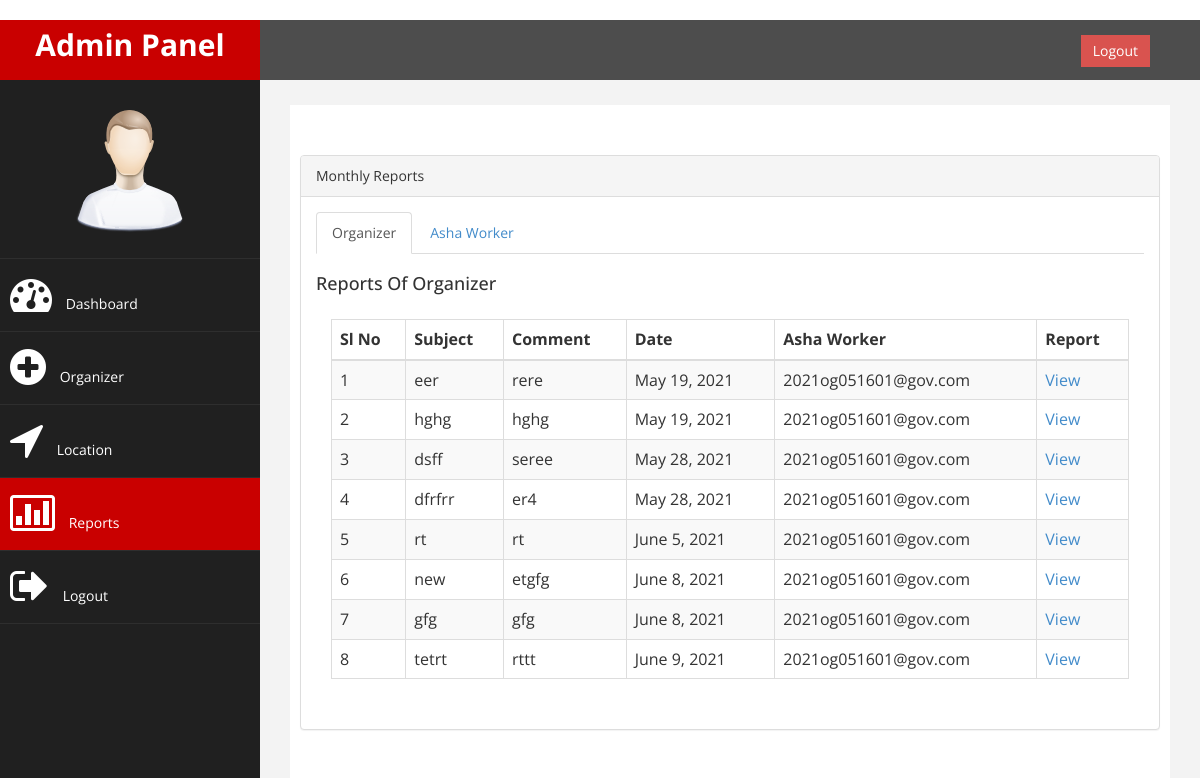
The app's page /Admin_Panel/Reports with its own data.
### Admin/models.py (models this page shows)
class Org_Reports(models.Model):
    Auth_Id = models.ForeignKey(Org_Profile,on_delete=models.CASCADE)
    Subject = models.CharField(max_length=20)
    Comment = models.TextField()
    Report = models.FileField(upload_to='Organizer/Reports')
    Date = models.DateField()

class Org_Profile(models.Model):
    Auth_Id = models.TextField(primary_key=True)
    user = models.OneToOneField(User,on_delete=models.CASCADE)
    DOB=models.DateField()
    Gender=models.CharField(max_length=10)
    State=models.CharField(max_length=50,null=True)
    District=models.CharField(max_length=50,null=True)
    Mobile=models.IntegerField()
    image=models.ImageField(default='default.png',upload_to='Organizer/Profile')

### Admin/views.py (the view)
# urls.py: path('Reports',views.Reports,name="Reports"),
def Reports(request):
    asha = Asha_Reports.objects.all()
    org = Org_Reports.objects.all()
    return render(request,'Admin/Report.html',{'asha':asha,'org':org})

### Templates/Admin/Report.html (shortened to what this page needs)
﻿{% extends "Admin/Base.html" %}
{% load static %}
{% block head %}
				<li class="text-center">
                    <img src="{% static 'Staff/assets/img/find_user.png' %}" class="user-image img-responsive"/>
					</li>
                    <li>
                        <a   href="{% url 'AdminHome' %}"><i class="fa fa-dashboard fa-3x"></i> Dashboard</a>
                    </li>
                     <li>
                        <a  href="{% url 'Organizer' %}"><i class="fa fa-plus-circle fa-3x"></i> Organizer</a>
                    </li>
                    <li>
                        <a  href="{% url 'Location' %}"><i class="fa fa-location-arrow fa-3x"></i> Location</a>
                    </li>
					<li>
                        <a  class="active-menu" href="{% url 'Reports' %}"><i class="fa fa-bar-chart-o fa-3x"></i> Reports</a>
                    </li>
                  <li>
                        <a  href="{% url 'Logout' %}"><i class="fa fa-sign-out fa-3x"></i> Logout</a>
                    </li>
{% endblock  %}
{% block body %}
        <div id="page-wrapper" >
            <div id="page-inner">
           <br>
				<br>
            <div class="row">
                <div class="col-md-12 col-sm-6">
                    <div class="panel panel-default">
                        <div class="panel-heading">
                            Monthly Reports
                        </div>
                        <div class="panel-body">
                            <ul class="nav nav-tabs">
                                <li class="active"><a href="#home" data-toggle="tab">Organizer</a>
                                </li>
                                <li class=""><a href="#profile" data-toggle="tab">Asha Worker</a>
                                </li>
                            </ul>
                            <div class="tab-content">
                                <div class="tab-pane fade active in" id="home">
                                    <h4>Reports Of Organizer</h4>
                                    <div class="panel-body">
                                        <div class="table-responsive">
                                            <table class="table table-striped table-bordered table-hover">
                                                <thead>
                                                    <tr>
                                                        <th>Sl No</th>
                                                        <th>Subject</th>
                                                        <th>Comment</th>
                                                        <th>Date</th>
                                                        <th>Asha Worker</th>
                                                        <th>Report</th>
                                                    </tr>
                                                </thead>
                                                <tbody>
                                                    {% for data in org %}
                                                    <tr>
                                                        <td>{{forloop.counter}}</td>
                                                        <td>{{data.Subject}}</td>
                                                        <td>{{data.Comment}}</td>
                                                        <td>{{data.Date}}</td>
                                                        <td>{{data.Auth_Id.Auth_Id}}</td>
                                                        <td><a href="{{data.Report.url}}" target="_blank">View</a></td>
                                                    </tr>
                                                    {% endfor %}
                                                </tbody>
                                            </table>
                                        </div>
                                    </div>
                                </div>
                            </div>
                        </div>
                    </div>
                </div>
            </div>
    </div>
            </div>
            {% endblock  %}

### Static/Staff/assets/css/custom.css (style rules this page uses)
body { font-family: 'Open Sans', sans-serif; }
#page-wrapper { padding: 15px 15px; min-height: 600px; background:#F3F3F3; }
#page-inner { width:100%; margin:10px 20px 10px 0px; background-color:#fff!important; padding:10px; min-height:1200px; }
.text-center { text-align:center; }
h4 { padding-top:10px; }
.user-image { margin: 25px auto; -webkit-border-radius: 10px; -moz-border-radius: 10px; border-radius: 10px; max-height:170px; max-width:170px; }
.active-menu { background-color:#C90000!important; }
.sidebar-collapse .nav > li > a { color:#fff; background:#202020; text-shadow:none; }
.sidebar-collapse > .nav > li > a { padding:15px 10px; }
.sidebar-collapse > .nav > li { border-bottom: 1px solid rgba(107, 108, 109, 0.19); }
.nav > li > a > i { margin-right:10px; }
@media (min-width:768px) { #page-wrapper { margin: 0 0 0 260px; padding: 15px 30px; min-height: 1200px; } }

### records on screen
Org_Reports: Subject "eer", Comment "rere", Date "May 19, 2021", Auth_Id.Auth_Id "2021og051601@gov.com"
Org_Reports: Subject "hghg", Comment "hghg", Date "May 19, 2021", Auth_Id.Auth_Id "2021og051601@gov.com"
Org_Reports: Subject "dsff", Comment "seree", Date "May 28, 2021", Auth_Id.Auth_Id "2021og051601@gov.com"
Org_Reports: Subject "dfrfrr", Comment "er4", Date "May 28, 2021", Auth_Id.Auth_Id "2021og051601@gov.com"
Org_Reports: Subject "rt", Comment "rt", Date "June 5, 2021", Auth_Id.Auth_Id "2021og051601@gov.com"
Org_Reports: Subject "new", Comment "etgfg", Date "June 8, 2021", Auth_Id.Auth_Id "2021og051601@gov.com"
Org_Reports: Subject "gfg", Comment "gfg", Date "June 8, 2021", Auth_Id.Auth_Id "2021og051601@gov.com"
Org_Reports: Subject "tetrt", Comment "rttt", Date "June 9, 2021", Auth_Id.Auth_Id "2021og051601@gov.com"
